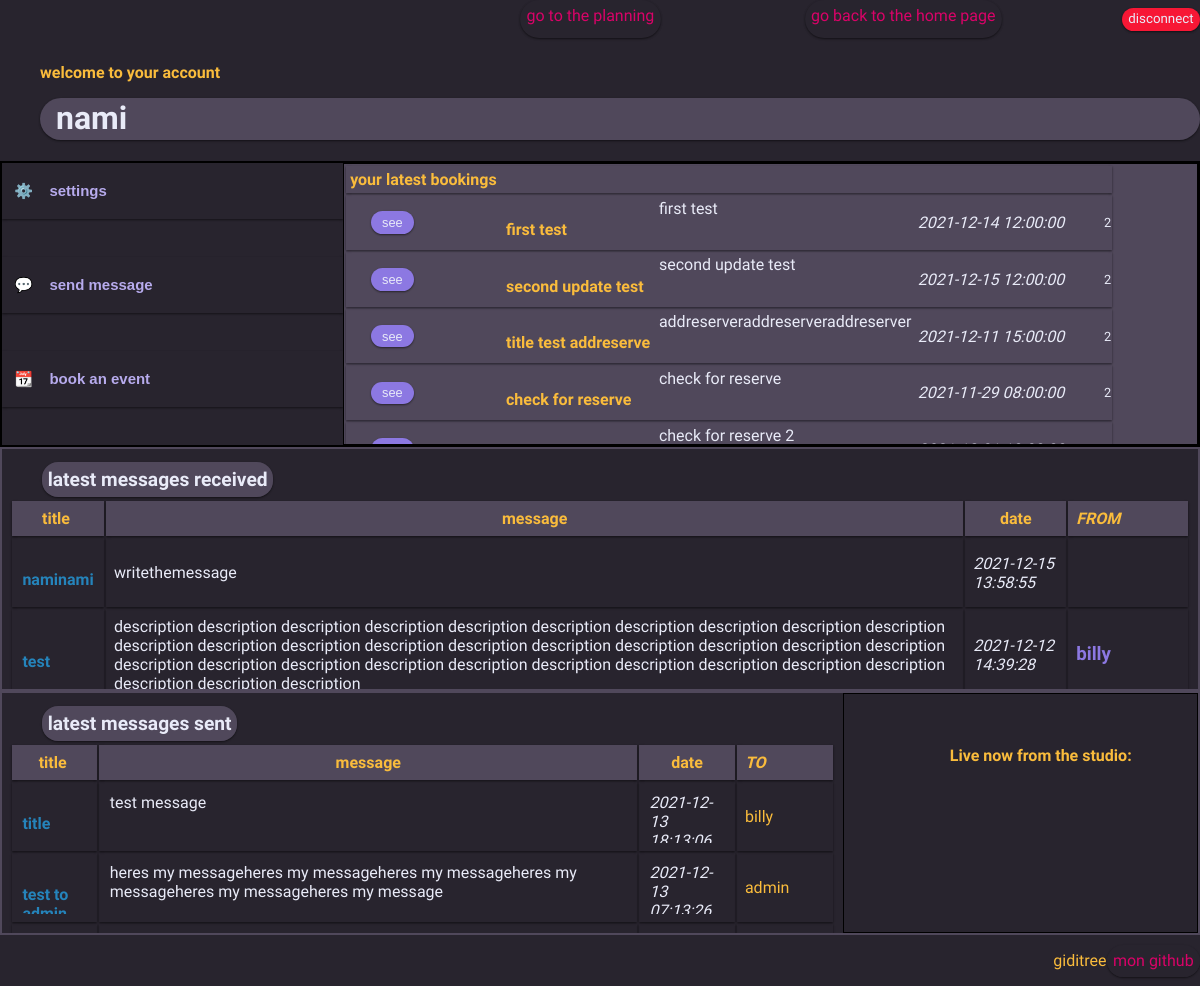
Page /profil.php (signed in) on the committed database.
### tables this page shows
CREATE TABLE IF NOT EXISTS `utilisateurs` (
  `id` int(11) NOT NULL AUTO_INCREMENT,
  `login` varchar(255) NOT NULL,
  `password` varchar(255) NOT NULL,
  PRIMARY KEY (`id`)
);

CREATE TABLE IF NOT EXISTS `reservations` (
  `id` int(11) NOT NULL AUTO_INCREMENT,
  `titre` varchar(255) NOT NULL,
  `description` text NOT NULL,
  `debut` datetime NOT NULL,
  `fin` datetime NOT NULL,
  `id_utilisateur` int(11) NOT NULL,
  PRIMARY KEY (`id`)
);

CREATE TABLE IF NOT EXISTS `sent` (
  `id` int(11) NOT NULL AUTO_INCREMENT,
  `text` varchar(500) NOT NULL,
  `user1` varchar(60) NOT NULL,
  `user2` varchar(60) NOT NULL,
  `date` datetime NOT NULL,
  `title` varchar(30) NOT NULL,
  PRIMARY KEY (`id`)
);

### profil.php (the view, shortened to what this page needs)
<?php
$servername = 'localhost:3306';
$username = 'giditree';
$password = 'admin.io';
$database = 'carlo-de-grandi-giacomo_reservationsalles';
$conn = mysqli_connect($servername, $username, $password, $database);
?>
<!DOCTYPE html>
<html>
<head>
	<link rel="stylesheet" type="text/css" href="reservationsalles.css">
</head>
<body>
	<header>
			<a href="planning.php" target="_top"> go to the planning </a><br><br>
			<a href="index.php" target="_top">go back to the home page </a><br><br>
			<form action=""	method="post" >
				<input type="submit" name="disconnect" id="disconnect" value="disconnect">
			</form>
	</header>
<main id="profilmain">
<?php
	$loginpers=$_COOKIE['connected'];
	$questpers = "SELECT * FROM utilisateurs WHERE login = '$loginpers' ";
	$reqpers=mysqli_query($conn,$questpers);
	$respers=mysqli_fetch_row($reqpers);
if(isset($_COOKIE['connected']) and isset($_COOKIE['id'])){
	echo '&#160;&#160;&#160;<h2>welcome to your account</h2><h1>&#160;'.$respers[1].'</h1>';
} else {
	header('Location: index.php');
}
?>
	<div id="wrapper1">
		<div id="dateinfo2">
			<div id="dateinfo">
				<form action="" method="post">
					<button class="settingsbutton" name="settings"><h3>&#160;&#160;⚙️&#160;&#160;&#160;&#160;settings</h3></button>
				</form><br>
			</div>
			<div id="dateinfo">
				<form action="" method="post">
					<button class="settingsbutton" name="messagebutton"><h3>&#160;&#160;💬&#160;&#160;&#160;&#160;send message</h3></button>
				</form><br>
			</div>
						<div id="dateinfo">
			<form action="" method="post">
					<button class="settingsbutton" name="bookbutton"><h3>&#160;&#160;📆&#160;&#160;&#160;&#160;book an event</h3></button>
			</form><br>
			</div>
		</div>
		<div id="boxreserve">
			<table>
				<tr>
					<th> your latest bookings </th>
				</tr>
<?php
$id=$_COOKIE['id'];
$quest= "SELECT id, titre, description, debut, id_utilisateur FROM reservations WHERE id_utilisateur = '$id'";
$req=mysqli_query($conn,$quest);
$res=mysqli_fetch_all($req,MYSQLI_ASSOC);
if(!empty($res)){
	foreach($res as $k=>$v){
		echo '<tr>';
		foreach($v as $k2 => $v2){
			if($k2 === 'id'){
				echo '<td><form action="reservation.php" method="get"><button type="submit" class="edits1" name="idbookingsprofile" value="'.$v2.'">&#160; see &#160;</button></form></td>';
			}	elseif ($k2 === 'titre') {
				echo '<td><div class="scrolldiv"><h4>'.$v2.'</h4></div></td>';
			} elseif ($k2 === 'description') {
				echo '<td><div class="scrolldiv"><div class="whitetext">'.$v2.'</div></div></td>';
			} elseif ($k2 === 'debut') {
				echo '<td><div class="whitetext"><i>'.$v2.'&#160;&#160;&#160;&#160;&#160;&#160;&#160;&#160;&#160;</i></div></td>';
			} else {
				echo '<td><div class="messagespan">'.$v2.'</div></td>';
			}
		}
		echo '</tr>';
	}
}
?>
			</table>
		</div>
	</div>
	<div id="wrapper2">
		<div id="boxreserve2">
			<span class="subtitles">latest messages received</span>
			<table id="receivedtable">
			<tr>
				<th>&#160;&#160;&#160;&#160;title &#160;&#160;&#160;&#160;</th>
				<th>message</th>
				<th>date</th>
				<th><i>FROM &#160;&#160;&#160;&#160;&#160;&#160;&#160;&#160;&#160;&#160;&#160;&#160;&#160;&#160;</i></th>
			</tr>
<?php
$user2x=$_COOKIE['id'];
$quest= "SELECT id, title, text, date, user1 FROM sent WHERE user2 = '$user2x' ORDER BY date DESC";
$req=mysqli_query($conn,$quest);
$res=mysqli_fetch_all($req,MYSQLI_ASSOC);
if(!empty($res)){
	foreach($res as $k => $v){
		echo '<tr>';
		foreach($v as $k2 => $v2){
			if($k2 === 'user1'){
				$iduser1=$v2;
				$questnamer="SELECT login FROM utilisateurs WHERE id = '$iduser1'";
				$reqnamer=mysqli_query($conn,$questnamer);
				$resnamer=mysqli_fetch_row($reqnamer);
				echo '<td><h3>'. $resnamer[0].'</h3></td>';
			}	elseif( $k2 === 'id'){
			}	elseif ($k2 === 'title') {
				echo '<td><div class="scrolldiv"><h4>'.$v2.'</h4></div></td>';
			} elseif($k2 === 'text') {
				echo '<td><div class="whitetext">'.$v2.'</div></td>';
			} else {
				echo '<td><div class="whitetext"><i>'.$v2.'</i></div></td>';
			}
		}
		echo '</tr>';
	}
} else {
	echo '<tr><th>There are no messages here</th><tr>';
}
?>
			</table>
		</div>
	</div>
	<div id="wrapper2">
		<div id="boxreserve2">
			<span class="subtitles">latest messages sent</span>
			<table id="receivedtable">
			<tr>
				<th>&#160;&#160;&#160;&#160;title &#160;&#160;&#160;&#160;</th>
				<th>message</th>
				<th>date</th>
				<th><i>TO &#160;&#160;&#160;&#160;&#160;&#160;&#160;&#160;&#160;&#160;&#160;&#160;&#160;&#160;</i></th>
			</tr>
<?php
$user2x=$_COOKIE['id'];
$quest= "SELECT id, title, text, date, user2 FROM sent WHERE user1 = '$user2x' ORDER BY date DESC";
$req=mysqli_query($conn,$quest);
$res=mysqli_fetch_all($req,MYSQLI_ASSOC);
if(!empty($res)){
	foreach($res as $k => $v){
		echo '<tr>';
		foreach($v as $k2 => $v2){
			if($k2 === 'user2'){
				$iduser2=$v2;
				$questnames="SELECT login FROM utilisateurs WHERE id = '$iduser2'";
				$reqnames=mysqli_query($conn,$questnames);
				$resnames=mysqli_fetch_row($reqnames);
				echo '<td>'. $resnames[0].'</td>';
			}	elseif( $k2 === 'id'){
			}	elseif ($k2 === 'title') {
				echo '<td><div class="scrolldiv"><h4>'.$v2.'</h4></div></td>';
			} elseif($k2 === 'text') {
				echo '<td><div class="scrolldiv"><div class="whitetext">'.$v2.'</div></div></td>';
			} elseif($k2 === 'date') {
				echo '<td><div class="scrolldiv"><div class="whitetext"><i>'.$v2.'</i></div></div></td>';
			} elseif($k2 === 'user2') {
				echo '<td><div class="scrolldiv"><h3>'.$v2.'</h3></div></td>';
			}
		}
		echo '</tr>';
	}
} else {
	echo '<tr><th>You haven\'t sent any message yet </th><tr>';
}
?>
			</table>
		</div>
		<div style=" background-color: var(--bittered); border:solid 1px black; padding:0.5em;" id="dateinfo">
			<br><br><h2>Live now from the studio:</h2>
		</div>
	</div>
</main>
	<footer>
			<p>giditree<p>
			<a href="https://github.com/Giacomo-DeGrandi">mon github</a>
	</footer>
</body>
</html>

### reservationsalles.css (style rules this page uses)
:root { --generalfont: 'Source Sans Pro', sans-serif; --white: #E9EBF8; --black: black; --fontcolw: #FEFFFE; --bkg: #28242E; --bkgborder: #50485B; --bittered: #28242E; --yellored: #FABC3C; --slateblu: #8C78E2; --middleblu: #B7ABED; --colblu: #2584BB; --greeny: #00CC66; --rose: #D90368; --fuxia: #FC3692; --orange: #F75C03; --red: #F71735; --cardshad: rgba(0, 0, 0, 0.1) 0px 1px 3px 0px, rgba(0, 0, 0, 0.46) 0px 1px 2px 0px; --othershad: rgba(0, 0, 0, 0.36) 0px 1px 4px; --cardtitle: rgba(0, 0, 0, 0.06) 0px 2px 4px 0px inset; --titleshad: rgba(99, 99, 99, 0.2) 0px 2px 8px 0px; }
body { margin: 0px; font-family: var(--generalfont); background-color: var(--bittered); color: var(--yellored); -ms-overflow-style: none; scrollbar-width: none; }
header { display: flex; background-color: var(--bkg); justify-content: flex-end; max-height: 5vh; }
header a { color: var(--rose); margin-left: 8vh; margin-right: 10vh; }
a { background-color: var(--bittered); text-decoration: none; border-radius: 4vh; padding: 0.8vh; color: var(--rose); box-shadow: var(--cardshad); text-align: center; }
input { text-decoration: none; background-color: var(--white); padding: 0.8vh; color: var(--rose); border: none; cursor: pointer; font-family: var(--generalfont); box-shadow: var(--cardshad); line-height: 0.8em; }
input[type="submit"] { border-radius: 3vh; }
h1 { color: var(--white); text-shadow: var(--titleshad); margin-left: 4vh; line-height: 0.8em; }
h2 { font-size: 1em; line-height: 0.4em; }
footer { display: flex; justify-content: flex-end; align-items: flex-end; }
#disconnect { margin-left: 5vh; margin-top: 1vh; background-color: var(--red); color: var(--white); }
#profilmain h1 { font-size: 2em; margin-left: 5vh; padding: 1vh; border-radius: 3vh; box-shadow: var(--cardshad); width: auto; background-color: var(--bkgborder); }
#profilmain h2 { margin-left: 5vh; }
#wrapper1 { display: flex; border: solid 2px var(--black); }
#dateinfo { flex: 2; display: flex; flex-direction: column; align-items: center; }
#dateinfo2 { flex: 2; display: flex; flex-direction: column; }
.messagespan { font-size: 0.8em; color: var(--white); }
#boxreserve2 { background-color: var(--bittered); text-align: justify-all; flex: 5; overflow: scroll; height: 30vh; -ms-overflow-style: none; scrollbar-width: none; }
#boxreserve2 table { padding: 1vh; flex: 5; }
#boxreserve2 th { background-color: var(--bkgborder); box-shadow: var(--cardshad); padding: 1vh; white-space: nowrap; }
#boxreserve2 td { box-shadow: var(--cardshad); padding: 1vh; }
#boxreserve { background-color: var(--bkgborder); border: solid 1px black; flex: 5; overflow: scroll; height: 35vh; -ms-overflow-style: none; scrollbar-width: none; }
#boxreserve tr { box-shadow: var(--cardshad); }
#boxreserve th { margin-left: 4vh; border-radius: 1vh; text-align: center; padding: 0.5vh; white-space: nowrap; }
.scrolldiv { padding: 0.3vh; height: 6vh; overflow: scroll; -ms-overflow-style: none; scrollbar-width: none; }
#wrapper2 { border: solid 2px var(--bkgborder); display: flex; }
.edits1 { text-align: center; padding:0.3em ; font-size: 0.8em; border: none; color: var(--white); background-color: var(--slateblu); border-radius: 3vh; margin-left: 3vh; box-shadow: var(--cardshad); }
.settingsbutton { width: 100%; text-align: justify; padding:0.3em ; font-size:0.8em; border: none; color: var(--middleblu); background-color: var(--bittered); box-shadow: var(--cardshad); cursor: pointer; }
#dateinfo form { width: 100%; }
#receivedtable h3 { color: var(--slateblu); line-height: 0.5em; }
#receivedtable h4 { color: var(--colblu); }
.subtitles { margin-left: 5vh; padding: 0.3em; font-size: 1.2em; border-radius: 2vh; box-shadow: var(--cardshad); font-weight: 700; color: var(--white); background-color: var(--bkgborder); }
.whitetext { color: var(--white); }

### rows in the picture
utilisateurs: login "nami"
reservations: $v2 343794 (drawn), titre "first test", description "first test", debut "2021-12-14 12:00:00", id_utilisateur "2"
reservations: $v2 343795 (drawn), titre "second update test", description "second update test", debut "2021-12-15 12:00:00", id_utilisateur "2"
reservations: $v2 343796 (drawn), titre "title test addreserve", description "addreserveraddreserveraddreserver", debut "2021-12-11 15:00:00", id_utilisateur "2"
reservations: $v2 343799 (drawn), titre "check for reserve", description "check for reserve", debut "2021-11-29 08:00:00", id_utilisateur "2"
reservations: $v2 343800 (drawn), description "check for reserve 2"
sent: title "naminami", text "writethemessage", date "2021-12-15 13:58:55"
sent: title "test", text "description description description description description description description description description description description description description description description description description description description description description description description description description description description description description description description description description", date "2021-12-12 14:39:28"
utilisateurs: login "billy"
sent: title "title", text "test message", date "2021-12-13…"
sent: title "test to…", text "heres my messageheres my messageheres my messageheres my messageheres my messageheres my message", date "2021-12-13…"
utilisateurs: login "admin"
